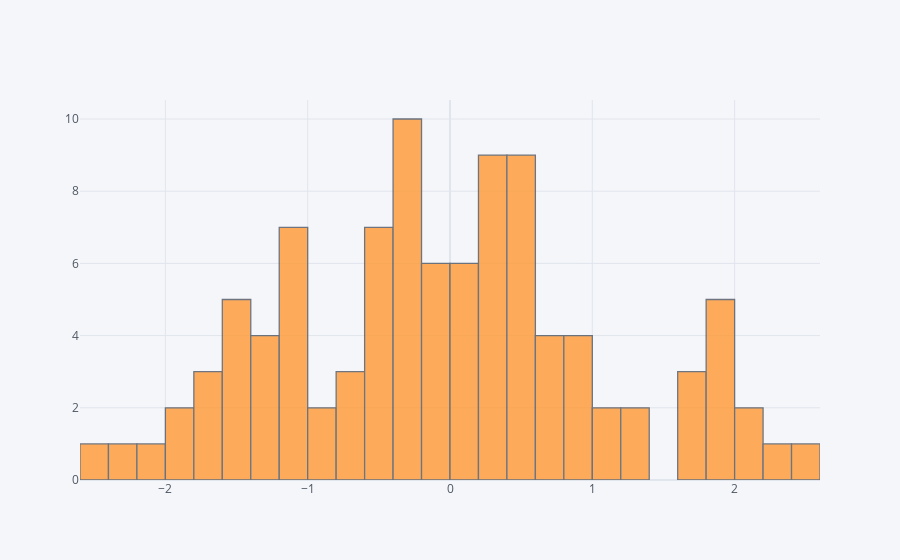

Notebook source saved alongside this figure:
### Markdown cell above
## histogram

### Code cell
df['A'].iplot(kind='hist',bins=25)

### Figure 1 — Plotly figure (JSON) as saved in the notebook; plotly's stock layout.template omitted (floating-point values rounded to 4 significant figures)
{"data": [{"histfunc": "count", "histnorm": "", "marker": {"color": "rgba(255, 153, 51, 1.0)", "line": {"color": "#4D5663", "width": 1.3}}, "name": "A", "nbinsx": 25, "opacity": 0.8, "orientation": "v", "type": "histogram", "x": [-0.2704, 0.08131, -1.563, -0.2745, -1.381, -1.071, -0.1605, 1.962, -1.42, 2.231, 2.063, 1.236, -1.114, 0.2994, -1.327, 1.803, -0.3587, -1.517, -1.752, -0.2485, -2.222, 0.122, -0.1009, -0.5041, 0.1009, -0.5692, -0.5832, 1.871, -0.254, -1.657, 1.975, 0.4267, -0.7645, -1.023, -1.385, 0.4168, 0.1698, 0.4939, 1.926, -1.94, 0.2933, 1.195, 1.777, -1.19, 0.9554, -1.143, 0.7412, -0.7188, -0.2929, 0.4931, 2.033, -1.813, -1.438, 1.236, -0.2586, 0.5399, 0.1784, 1.63, -0.2247, 0.4885, -0.8834, 1.17, 0.265, 0.3157, -2.474, -0.4824, 0.6574, 0.8227, 0.544, -0.2697, 0.3999, 0.8491, -0.0791, 0.3383, -1.146, 1.708, -1.681, -0.6687, 0.3296, -1.37, -0.5546, 0.2122, -0.1741, -1.057, 0.7142, -2.064, 0.2716, 0.9924, 0.6129, 0.5569, 2.447, -0.343, -0.9215, 0.4678, -1.442, -0.0972, -0.01001, 0.1126, -0.5801, -0.5189]}], "layout": {"barmode": "overlay", "legend": {"bgcolor": "#F5F6F9", "font": {"color": "#4D5663"}}, "paper_bgcolor": "#F5F6F9", "plot_bgcolor": "#F5F6F9", "title": {"font": {"color": "#4D5663"}}, "xaxis": {"gridcolor": "#E1E5ED", "showgrid": true, "tickfont": {"color": "#4D5663"}, "title": {"font": {"color": "#4D5663"}, "text": ""}, "zerolinecolor": "#E1E5ED"}, "yaxis": {"gridcolor": "#E1E5ED", "showgrid": true, "tickfont": {"color": "#4D5663"}, "title": {"font": {"color": "#4D5663"}, "text": ""}, "zerolinecolor": "#E1E5ED"}}}
